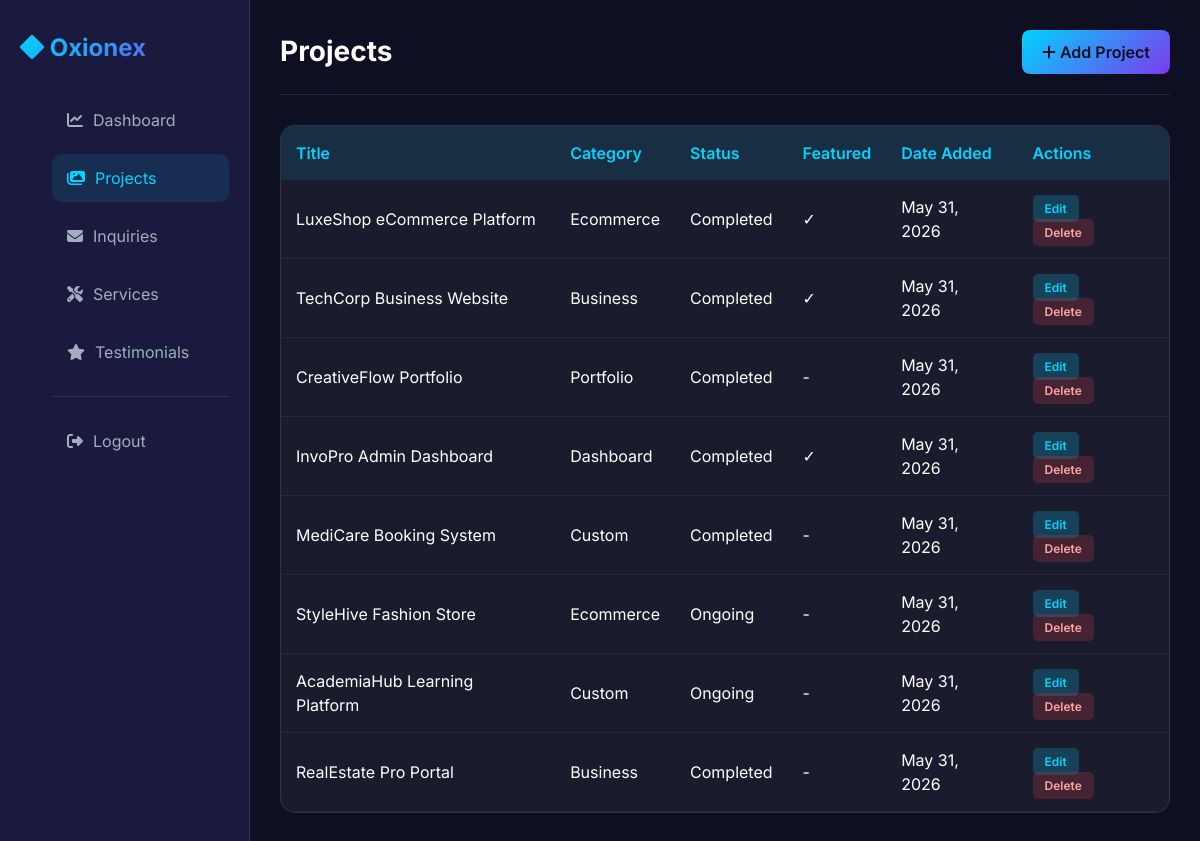
The app's page /admin/projects.php (signed in) with its own data.
### tables this page shows
CREATE TABLE IF NOT EXISTS projects (
    id INT AUTO_INCREMENT PRIMARY KEY,
    title VARCHAR(255) NOT NULL,
    description TEXT NOT NULL,
    short_description VARCHAR(500),
    image VARCHAR(500),
    category ENUM('ecommerce','business','portfolio','custom','dashboard') NOT NULL DEFAULT 'business',
    technologies VARCHAR(500),
    status ENUM('ongoing','completed') NOT NULL DEFAULT 'completed',
    live_link VARCHAR(500),
    featured TINYINT(1) DEFAULT 0,
    sort_order INT DEFAULT 0,
    created_at TIMESTAMP DEFAULT CURRENT_TIMESTAMP
);

### admin/projects.php (the view, shortened to what this page needs)
<?php
require_once '../includes/db.php';
$projects = [];
if ($pdo) {
    try {
        $projects = $pdo->query("SELECT * FROM projects ORDER BY created_at DESC")->fetchAll() ?? [];
    } catch (PDOException $e) {
        $error = 'Error loading projects.';
        error_log('Load projects error: ' . $e->getMessage());
    }
}
?>
<!DOCTYPE html>
<html lang="en">
<head>
    <link href="https://cdn.jsdelivr.net/npm/bootstrap@5.3.0/dist/css/bootstrap.min.css" rel="stylesheet">
    <link rel="stylesheet" href="https://cdnjs.cloudflare.com/ajax/libs/font-awesome/6.4.0/css/all.min.css">
</head>
<body>
    <div class="dashboard-container">
        <div class="sidebar">
            <div class="sidebar-brand">
                <i class="fas fa-diamond"></i> Oxionex
            </div>
            <ul class="sidebar-menu">
                <li><a href="dashboard.php"><i class="fas fa-chart-line"></i> Dashboard</a></li>
                <li><a href="projects.php" class="active"><i class="fas fa-images"></i> Projects</a></li>
                <li><a href="inquiries.php"><i class="fas fa-envelope"></i> Inquiries</a></li>
                <li><a href="services.php"><i class="fas fa-tools"></i> Services</a></li>
                <li><a href="testimonials.php"><i class="fas fa-star"></i> Testimonials</a></li>
                <li style="margin-top: 20px; border-top: 1px solid rgba(255, 255, 255, 0.1); padding-top: 20px;">
                    <a href="logout.php"><i class="fas fa-sign-out-alt"></i> Logout</a>
                </li>
            </ul>
        </div>
        <div class="main-content">
            <div class="top-bar">
                <h1 style="margin: 0; font-size: 28px; font-weight: 700;">Projects</h1>
                <a href="add_project.php" class="btn-add"><i class="fas fa-plus"></i> Add Project</a>
            </div>
            <div class="data-table">
                <table>
                    <thead>
                        <tr>
                            <th>Title</th>
                            <th>Category</th>
                            <th>Status</th>
                            <th>Featured</th>
                            <th>Date Added</th>
                            <th>Actions</th>
                        </tr>
                    </thead>
                    <tbody>
                        <?php foreach ($projects as $project): ?>
                        <tr>
                            <td><?php echo htmlspecialchars(substr($project['title'], 0, 30)); ?></td>
                            <td><?php echo htmlspecialchars(ucfirst($project['category'])); ?></td>
                            <td><?php echo ucfirst(htmlspecialchars($project['status'])); ?></td>
                            <td><?php echo $project['featured'] ? '✓' : '-'; ?></td>
                            <td><?php echo date('M d, Y', strtotime($project['created_at'])); ?></td>
                            <td>
                                <a href="edit_project.php?id=<?php echo $project['id']; ?>" class="btn-action btn-edit">Edit</a>
                                <a href="?delete=<?php echo $project['id']; ?>" class="btn-action btn-delete" onclick="return confirm('Are you sure?');">Delete</a>
                            </td>
                        </tr>
                        <?php endforeach; ?>
                    </tbody>
                </table>
            </div>
        </div>
    </div>
</body>
</html>

### admin/projects.php (style rules this page uses)
* { margin: 0; padding: 0; box-sizing: border-box; }
body { font-family: 'Inter', sans-serif; background: #0f0f23; color: #fff; }
.dashboard-container { display: grid; grid-template-columns: 250px 1fr; min-height: 100vh; }
.sidebar { background: #1a1a3e; border-right: 1px solid rgba(255, 255, 255, 0.1); padding: 30px 20px; }
.sidebar-brand { font-size: 24px; font-weight: 700; background: linear-gradient(135deg, #00d4ff 0%, #7c3aed 100%); -webkit-background-clip: text; -webkit-text-fill-color: transparent; background-clip: text; margin-bottom: 30px; }
.sidebar-menu { list-style: none; }
.sidebar-menu li { margin-bottom: 10px; }
.sidebar-menu a { display: flex; align-items: center; gap: 10px; padding: 12px 15px; color: #a0aec0; text-decoration: none; border-radius: 10px; transition: all 0.3s ease; }
.sidebar-menu a:hover, .sidebar-menu a.active { background: rgba(0, 212, 255, 0.1); color: #00d4ff; }
.main-content { padding: 30px; overflow-y: auto; }
.top-bar { display: flex; justify-content: space-between; align-items: center; margin-bottom: 30px; padding-bottom: 20px; border-bottom: 1px solid rgba(255, 255, 255, 0.1); }
.btn-add { background: linear-gradient(135deg, #00d4ff 0%, #7c3aed 100%); border: none; color: #0f0f23; padding: 10px 20px; border-radius: 8px; cursor: pointer; font-weight: 600; text-decoration: none; }
.data-table { background: rgba(255, 255, 255, 0.05); border: 1px solid rgba(255, 255, 255, 0.1); border-radius: 15px; overflow: hidden; }
.data-table table { width: 100%; margin: 0; }
.data-table th { background: rgba(0, 212, 255, 0.1); padding: 15px; font-weight: 600; text-align: left; border: none; color: #00d4ff; }
.data-table td { padding: 15px; border-bottom: 1px solid rgba(255, 255, 255, 0.05); }
.btn-action { padding: 6px 12px; margin-right: 5px; border: none; border-radius: 5px; cursor: pointer; font-size: 12px; font-weight: 600; text-decoration: none; }
.btn-edit { background: rgba(0, 212, 255, 0.2); color: #00d4ff; }
.btn-delete { background: rgba(239, 68, 68, 0.2); color: #fca5a5; }

### records on screen
projects: title "LuxeShop eCommerce Platform", category "Ecommerce", status "Completed", created_at "May 31, 2026"
projects: title "TechCorp Business Website", category "Business", status "Completed", created_at "May 31, 2026"
projects: title "CreativeFlow Portfolio", category "Portfolio", status "Completed", created_at "May 31, 2026"
projects: title "InvoPro Admin Dashboard", category "Dashboard", status "Completed", created_at "May 31, 2026"
projects: title "MediCare Booking System", category "Custom", status "Completed", created_at "May 31, 2026"
projects: title "StyleHive Fashion Store", category "Ecommerce", status "Ongoing", created_at "May 31, 2026"
projects: title "AcademiaHub Learning Platform", category "Custom", status "Ongoing", created_at "May 31, 2026"
projects: title "RealEstate Pro Portal", category "Business", status "Completed", created_at "May 31, 2026"
